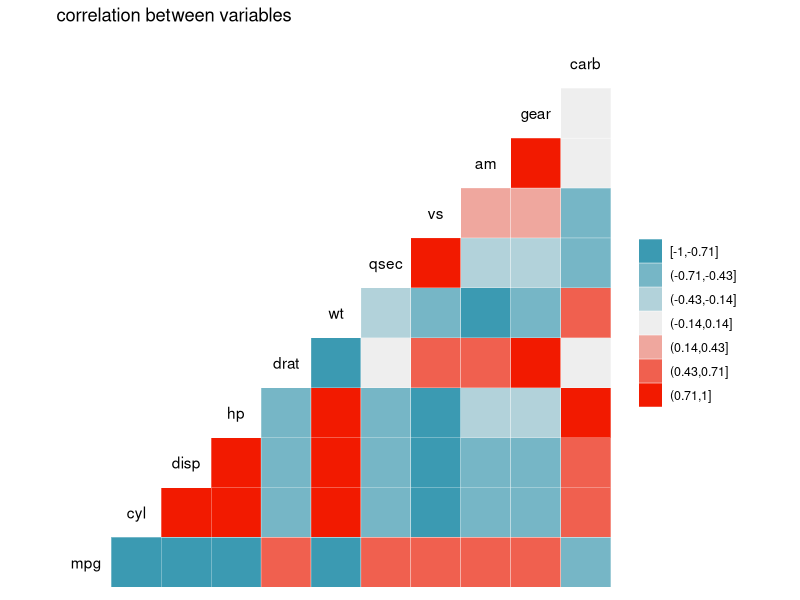
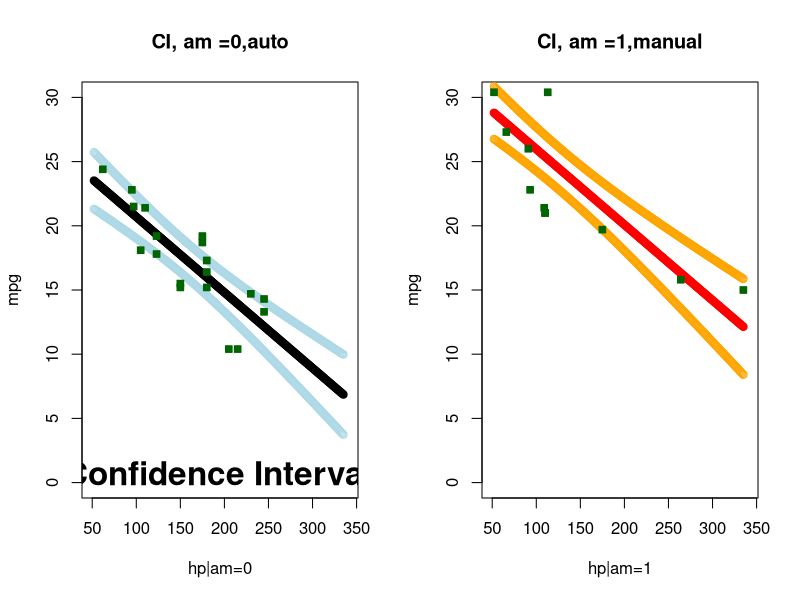
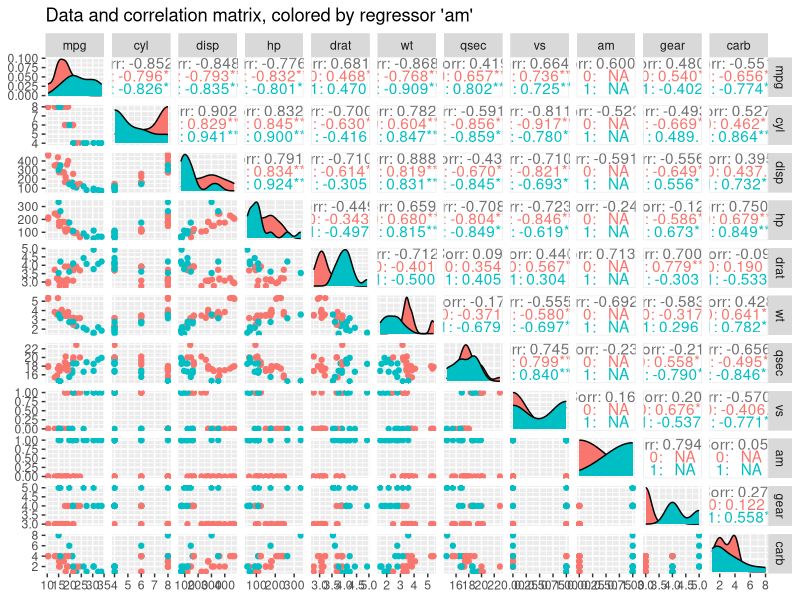
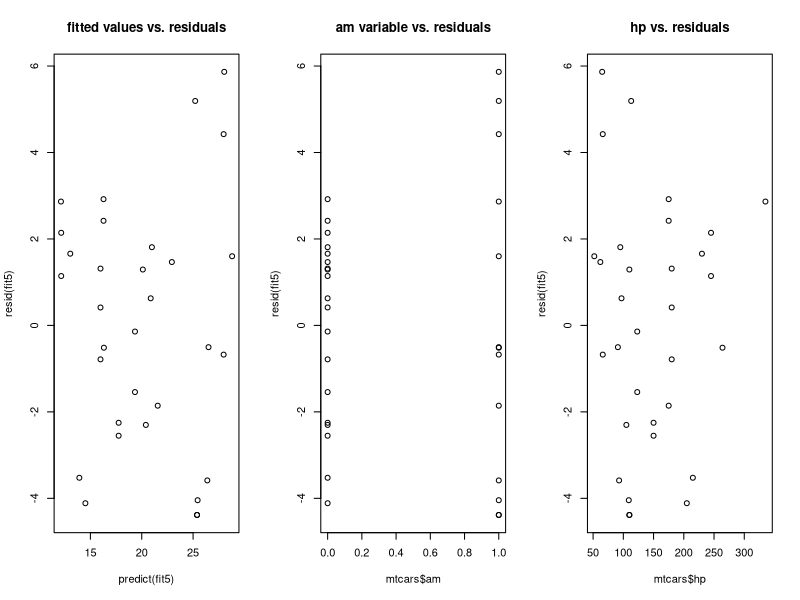

Source code (R) for these figures, in order:
## ---- chunk 1
knitr::opts_chunk$set(echo = TRUE)
## ---- chunk 2
data(mtcars)
#The analysis requires loading the data(mtcars) and needed packages of ggplot2 and GGally
#library(ggplot2)
#install.packages("GGally")

library(GGally)
## ---- chunk 3
g2 <- ggcorr(mtcars, method = c("everything","spearman"),nbreaks = 7)
g2  <- g2 + ggtitle("correlation between variables")
g2

## ---- chunk 4
fit1 <- lm(mpg ~ am , data=mtcars) #fit to am only
signif(summary(fit1)$coef[,c(1,4)],digits =5) # missing regressors
fit5 <- lm(mpg ~ am +  hp ,data=mtcars)
signif(summary(fit5)$coef[,c(1,4)],digits =5)
# The model fit5 has the lowest p-values for the regresssors of all models attempted.
## ---- chunk 5
newhp0 <- data.frame(hp =c(52:335), am = 0)
newhp1 <- data.frame(hp =c(52:335), am = 1)
ci0 <- predict(fit5,newdata= newhp0, interval = "confidence")
ci1 <- predict(fit5,newdata= newhp1, interval = "confidence")
## ---- chunk 6

par(mfrow=c(1,2)) #set up for two plots
plot(c(50,340),c(0,30), type = "n", xlab="hp|am=0", ylab= "mpg", main= "CI, am =0,auto") #set up
points(c(52:335),ci0[,1],col = "black", bg = "black",pch = 21)
points(c(52:335),ci0[,2],col = "lightblue",pch = 21)
points(c(52:335),ci0[,3],col = "lightblue",pch = 21)
points(mtcars$hp[mtcars$am==0],mtcars$mpg[mtcars$am==0],col = "darkgreen", bg = "darkgreen",pch = 22)
text(0.5,0.5,"Data and model, with Confidence Interval",cex=2,font=2)
plot(c(50,340),c(0,30), type = "n", xlab="hp|am=1", ylab= "mpg", main= "CI, am =1,manual") #set up
points(c(52:335),ci1[,1],col = "red", bg = "red",pch = 21)
points(c(52:335),ci1[,2],col = "orange",pch = 21)
points(c(52:335),ci1[,3],col = "orange",pch = 21)
points(mtcars$hp[mtcars$am==1],mtcars$mpg[mtcars$am==1],col = "darkgreen", bg = "darkgreen",pch = 22)

## ---- chunk 7
g1 <- ggpairs(mtcars,lower = list(continuous = wrap("points")),ggplot2::aes(colour=factor(am)))
g1 <- g1 + ggtitle("Data and correlation matrix, colored by regressor 'am'")
suppressWarnings(suppressMessages(print(g1)))
#png(filename = "mtcarsDataCorrelation.png")
#print(g1)
#dev.off()
## ---- chunk 8
### Model Selection Iterations
print("mpg ~ am + cyl")
fit2 <- lm(mpg ~ am + cyl ,data=mtcars)
signif(summary(fit2)$coef[,c(1,4)],digits =5)
print("p-value for am coef is not as likely as for cyl. Cyl has more importance")
print("mpg ~ am + cyl + wt")
fit3 <- lm(mpg ~ am + cyl + wt, data=mtcars)
signif(summary(fit3)$coef[,c(1,4)],digits =5) 
print("p-value for am > 0.05, which suggests am term may not be necessary to predict mpg. cyl and wt are correlated, so one may be sufficient")
#fit4 <- lm(mpg ~ am + wt , data=mtcars)
#signif(summary(fit4)$coef[,c(1,4)],digits =5) 
#print("not as good as am +cyl by am p-value ")
#fit5 <- lm(mpg ~ am +  hp ,data=mtcars)
#signif(summary(fit5)$coef[,c(1,4)],digits =5)
#print("ohhh this is the best yet!")
#fit6 <- lm(mpg ~ am + wt +hp, data=mtcars)
#signif(summary(fit6)$coef[,c(1,4)],digits =5) 
#print("hp and wt must be correlated (and they are)")
#print("mpg ~ am + wt +hp + cyl")
#fit7 <- lm(mpg ~ am + wt +hp + cyl, data=mtcars)
#signif(summary(fit7)$coef[,c(1,4)],digits =5) 
#print("Indicates not independant regressors. hp coeffient did not change much from fit6, indicating hp coefficient is reasonable")
fitall <- lm(mpg ~ . , data=mtcars)
signif(summary(fitall)$coef[,c(1,4)],digits =5) 
#print("Indicates using all regressors is redundant")
## ---- chunk 9
par(mfrow=c(1,3))
plot(predict(fit5),resid(fit5),main = "fitted values vs. residuals")
plot(mtcars$am,resid(fit5), main = "am variable vs. residuals")
plot(mtcars$hp,resid(fit5), main = "hp vs. residuals")

## ---- chunk 10
# Errors are independent indicated by p-values near 0
mean(resid(fit5)) # 2) residuals have mean 0
# 3,4) Not enough data to test the variances at each mpg point
